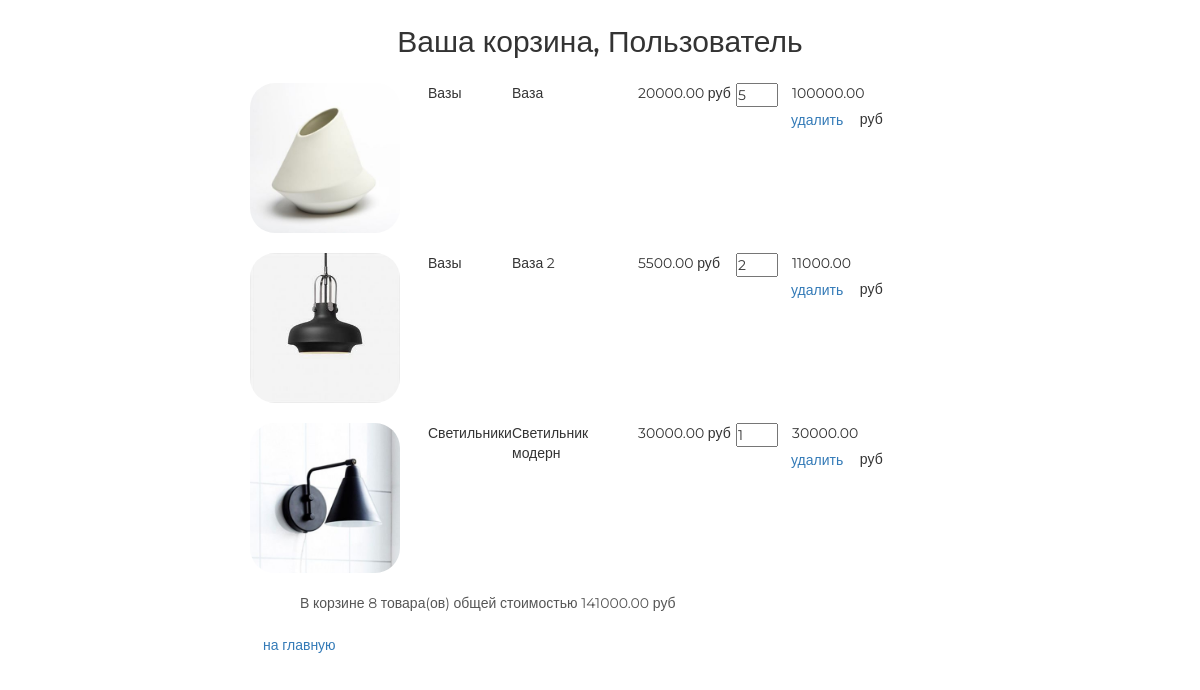
The page /basket/ (signed in) on the database as committed earlier.
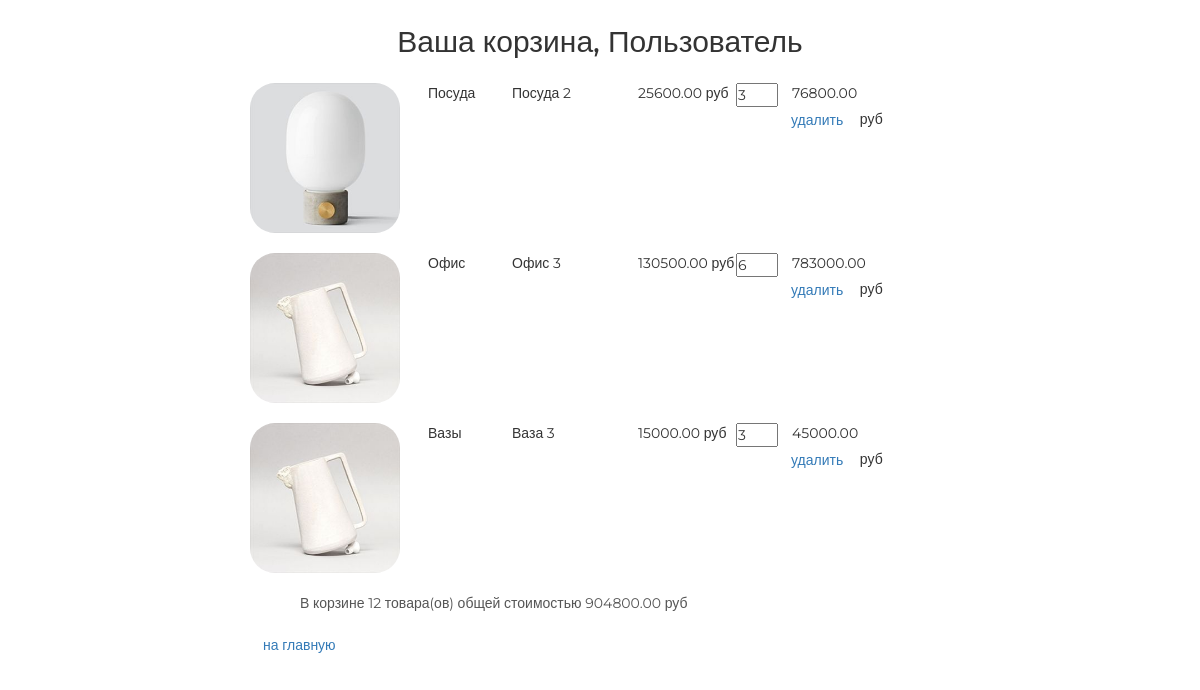
The same page on the database as committed later.
### basketapp/models.py (models this page shows)
class BasketItem(models.Model):
    user = models.ForeignKey(get_user_model(),
                             on_delete=models.CASCADE,
                             related_name='basket')
    product = models.ForeignKey(Product, on_delete=models.CASCADE)
    qty = models.PositiveIntegerField('количество', default=0)
    add_dt = models.DateTimeField('время', auto_now_add=True)
    update_dt = models.DateTimeField('время обновление', auto_now=True)
    @property
    def product_cost(self):
        return self.product.price * self.qty

### mainapp/models.py (models this page shows, shortened)
class Product(models.Model):
    category = models.ForeignKey(ProductCategory, on_delete=models.CASCADE)
    name = models.CharField('название', max_length=64)
    description = models.TextField('описание', blank=True)
    short_desc = models.CharField('краткое описание', max_length=200, blank=True)
    image = models.ImageField(upload_to='product-img', blank=True)
    price = models.DecimalField(max_digits=8, decimal_places=2, default=0)
    quantity = models.PositiveIntegerField('количество на складе', default=0)
    is_active = models.BooleanField('активность', default=True)
    class Meta:
        verbose_name = 'продукт'
        verbose_name_plural = 'продукты'

class ProductCategory(models.Model):
    name = models.CharField('название', max_length=64)
    description = models.TextField('описание', blank=True)
    is_active = models.BooleanField('активность', default=True)
    class Meta:
        verbose_name = 'категория'
        verbose_name_plural = 'категории'

### authapp/models.py (models this page shows)
class ShopUser(AbstractUser):
    age = models.PositiveIntegerField('возраст', null=True)
    avatar = models.ImageField(upload_to='avatars', blank=True)
    def basket_price(self):
        return sum(el.product_cost for el in self.basket.all())
    def basket_qty(self):
        return sum(el.qty for el in self.basket.all())

### basketapp/views.py (the view)
# urls.py: path('', adminapp.index, name='index'),
@login_required
def index(request):
    basket = request.user.basket.all()
    context = {'page_title': 'корзина',
               'basket': basket
               }
    return render(request, 'basketapp/index.html', context)

### basketapp/templates/basketapp/index.html
{% extends 'basketapp/base.html' %}
{% load static %}
{% block container %}
    <div class="basket_list">
        {% if basket %}
            {% for product in basket %}
                <div class="basket_record">
                {% include 'basketapp/includes/basket_record.html' %}&nbspруб
                </div>
            {% endfor %}
            <div class="basket_summary">
                {% include 'basketapp/includes/basket_summary.html' %}
            </div>
        {% else %}
            <h4>Корзина пуста</h4>
        {% endif %}
        <a href="{% url 'basic:index' %}" class="btn btn-round">
            на главную
        </a>
    </div>
{% endblock %}

### basketapp/templates/basketapp/base.html (shortened to what this page needs)
<!DOCTYPE html>
{% load static %}
<html>
<head>
    {% block css %}
        <link rel="stylesheet" type="text/css" href="{% static 'css/bootstrap.min.css' %}">
        <link rel="stylesheet" type="text/css" href="{% static 'css/style.css' %}">
        <link rel="stylesheet" href="{% static 'fonts/font-awesome/css/font-awesome.css' %}">
    {% endblock %}
</head>
<body>
<div class="basket_container">
    <div class="h2 text-center head">
        Ваша корзина,
        {{ user.first_name|default:"пользователь"|capfirst }}
    </div>
    {% block container %}
    {% endblock %}
</div>
</body>
</html>

### basketapp/templates/basketapp/includes/basket_record.html
<img src="/media/{{ product.product.image }}"
     alt="{{ product.product.short_desc }}">
<span class="category_name">{{ product.product.category.name }}</span>
<span class="product_name">{{ product.product.name }}</span>
<span class="product_price">{{ product.product.price }}&nbspруб</span>
<input type="number" name="{{ product.pk }}"
       min="0" max="{{ product.product.quantity }}"
       value="{{ product.qty }}">
<span class="product_cost {{ product.pk }}">{{ product.product_cost }}</span>
<a href="{% url 'basket:delete' product.pk %}"
   class="btn btn-round">
    удалить
</a>

### basketapp/templates/basketapp/includes/basket_summary.html
В корзине {{ user.basket_qty }} товара(ов) общей стоимостью
{{ user.basket_price }} руб

Rows that differ between the two databases and show on the page:
removed BasketItem: product.image (picture), product.category.name "Вазы", product.name "Ваза", product.price "20000.00", product.quantity "5", product_cost "100000.00"
removed BasketItem: product.image (picture), product.category.name "Вазы", product.name "Ваза 2", product.price "5500.00", qty "2", product_cost "11000.00"
removed BasketItem: product.image (picture), product.category.name "Светильники", product.name "Светильник модерн", product.price "30000.00", qty "1", product_cost "30000.00"
changed ShopUser "Пользователь": basket_qty "8" → "12"; basket_price "141000.00" → "904800.00"
added BasketItem: product.image (picture), product.category.name "Посуда", product.name "Посуда 2", product.price "25600.00", product.quantity "3", product_cost "76800.00"
added BasketItem: product.image (picture), product.category.name "Офис", product.name "Офис 3", product.price "130500.00", qty "6", product_cost "783000.00"
added BasketItem: product.image (picture), product.category.name "Вазы", product.name "Ваза 3", product.price "15000.00", qty "3", product_cost "45000.00"
